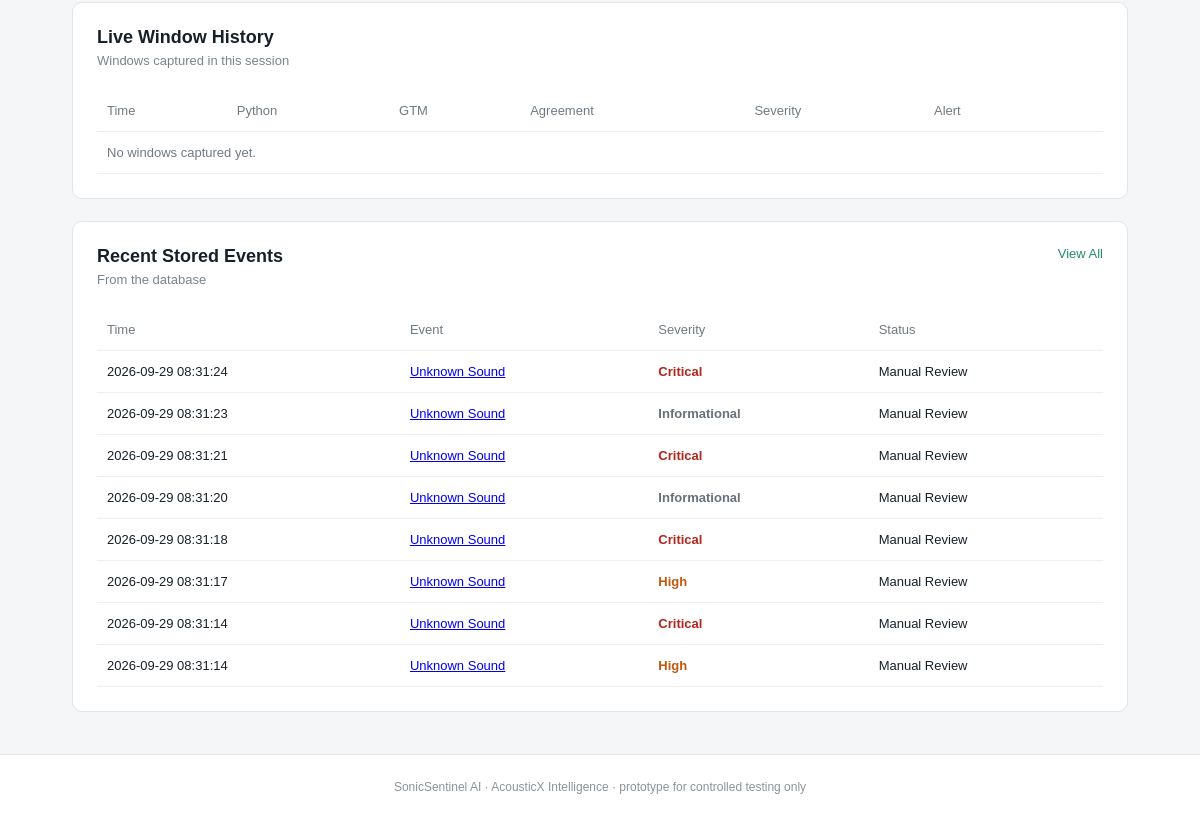
Page /live (signed in, lower part) on the earlier database version.
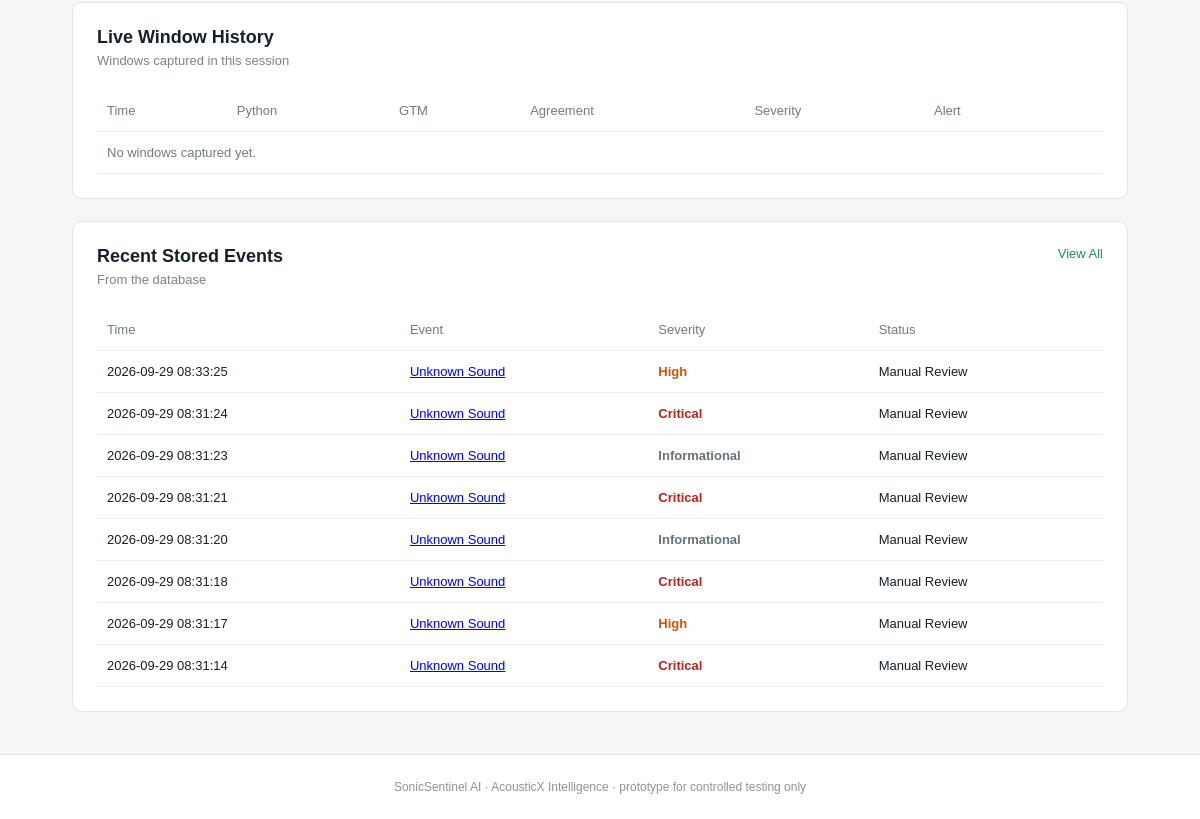
Same page on the later database version.
### tables this page shows
CREATE TABLE detections (
        detection_id INTEGER PRIMARY KEY,
        audio_id INTEGER,
        segment_index INTEGER NOT NULL DEFAULT 0,
        start_sec REAL,
        end_sec REAL,

        python_class TEXT,
        python_scores TEXT,
        python_confidence REAL,
        python_model_version TEXT,

        gtm_class TEXT,
        gtm_scores TEXT,
        gtm_confidence REAL,
        gtm_model_version TEXT,

        agreement_status TEXT,
        confidence_difference REAL,
        top_two_margin REAL,
        overlapping_classes TEXT,

        quality TEXT,
        quality_notes TEXT,
        noise_level REAL,

        final_class TEXT,
        confidence_level TEXT,
        severity TEXT,
        alert_status TEXT,
        recommended_action TEXT,
        manual_review_required INTEGER NOT NULL DEFAULT 0,
        manual_review_reason TEXT,
        status TEXT NOT NULL DEFAULT 'Classified',
        reviewer_decision TEXT,

        waveform_path TEXT,
        spectrogram_path TEXT,

        created_at TEXT NOT NULL DEFAULT CURRENT_TIMESTAMP,

        FOREIGN KEY (audio_id) REFERENCES audio_files(audio_id)
    );

### app.py (the view)
@app.route("/live")
def live():
    user = current_user()
    if user is None:
        return redirect(url_for("login"))
    context = page_context()
    context["user"] = user
    return render_template(
        "live.html",
        recent_events=database.get_recent_detections(8),
        active_alerts=database.get_alerts("active", 5),
        segment_duration=SEGMENT_DURATION_SEC,
        **context,
    )

### app.py (called while the page is built, shortened)
def current_user():
    user_id = session.get("user_id")
    if not user_id:
        return None
    return database.get_user(user_id)

def gtm_ready():
    model_file = os.path.join("gtm_model", "model.json")
    return bool(GTM_MODEL_URL) or os.path.exists(model_file)

def encoder_classes():
    import joblib
    path = os.path.join("python_models", LABEL_ENCODER_FILE)
    return [str(c) for c in joblib.load(path).classes_]

def gtm_label_check():
    meta = os.path.join("gtm_model", "metadata.json")
    if not os.path.exists(meta):
        return None
    try:
        with open(meta) as handle:
            labels = json.load(handle).get("labels")
    except ValueError as error:
        return f"gtm_model/metadata.json could not be read: {error}"
    try:
        expected = encoder_classes()
    except Exception as error:
        return f"label_encoder.pkl could not be read: {error}"

### config/config.py (called while the page is built)
def display_name(class_id):
    return CLASS_NAMES.get(class_id, class_id)

### database/database.py (called while the page is built)
def get_connection():
    connection = sqlite3.connect(DB_PATH)
    connection.row_factory = sqlite3.Row
    connection.execute("PRAGMA foreign_keys = ON")
    return connection

### templates/live.html (shortened to what this page needs)
{% extends "base.html" %}
{% set active_page = 'live' %}
{% block content %}
<section class="card events-card">
    <div class="card-heading">
        <div>
            <h2>Live Window History</h2>
            <p>Windows captured in this session</p>
        </div>
    </div>
    <div class="table-wrapper">
        <table>
            <thead>
                <tr>
                    <th>Time</th>
                    <th>Python</th>
                    <th>GTM</th>
                    <th>Agreement</th>
                    <th>Severity</th>
                    <th>Alert</th>
                    <th></th>
                </tr>
            </thead>
            <tbody id="liveHistory">
                <tr><td colspan="7" class="muted">No windows captured yet.</td></tr>
            </tbody>
        </table>
    </div>
</section>
<section class="card events-card">
    <div class="card-heading">
        <div>
            <h2>Recent Stored Events</h2>
            <p>From the database</p>
        </div>
        <a href="{{ url_for('event_history') }}" class="view-link">View All</a>
    </div>
    <div class="table-wrapper">
        <table>
            <thead>
                <tr>
                    <th>Time</th>
                    <th>Event</th>
                    <th>Severity</th>
                    <th>Status</th>
                </tr>
            </thead>
            <tbody>
                {% for event in recent_events %}
                <tr>
                    <td>{{ event['created_at'] }}</td>
                    <td>
                        <a href="{{ url_for('detection_detail', detection_id=event['detection_id']) }}">
                            {{ display_name(event['final_class'] or 'unknown') }}
                        </a>
                    </td>
                    <td><span class="severity-{{ (event['severity'] or 'low')|lower }}">{{ event['severity'] }}</span></td>
                    <td>{{ event['status'] }}</td>
                </tr>
                {% else %}
                <tr><td colspan="4" class="muted">No events recorded yet.</td></tr>
                {% endfor %}
            </tbody>
        </table>
    </div>
</section>
{% endblock %}

Differences in the rows shown:
no longer on this page (row unchanged): detections: created_at "2026-09-29 08:31:14", final_class "Unknown Sound", severity "High", status "Manual Review"
added detections: created_at "2026-09-29 08:33:25", final_class "Unknown Sound", severity "High", status "Manual Review"
